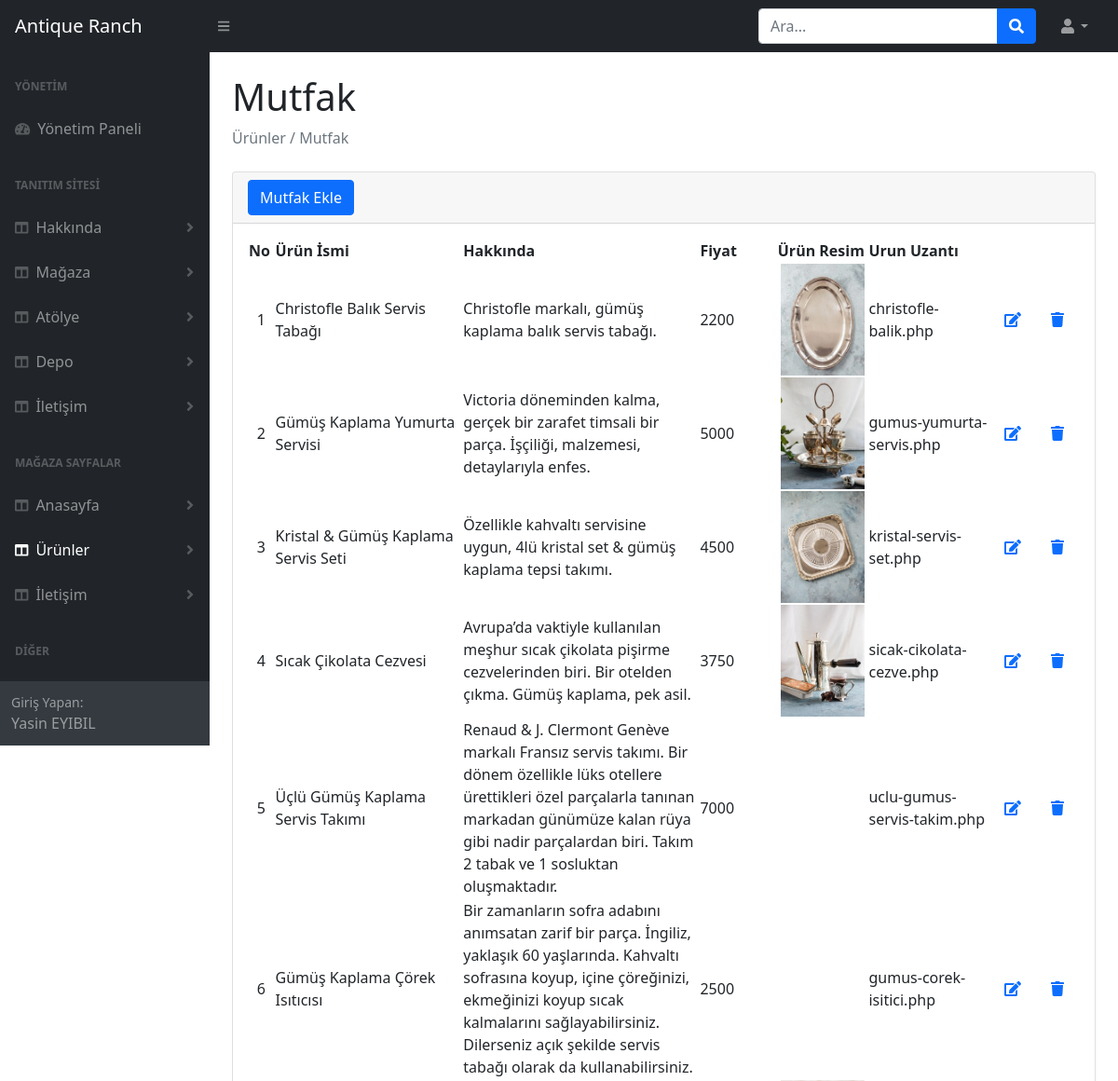
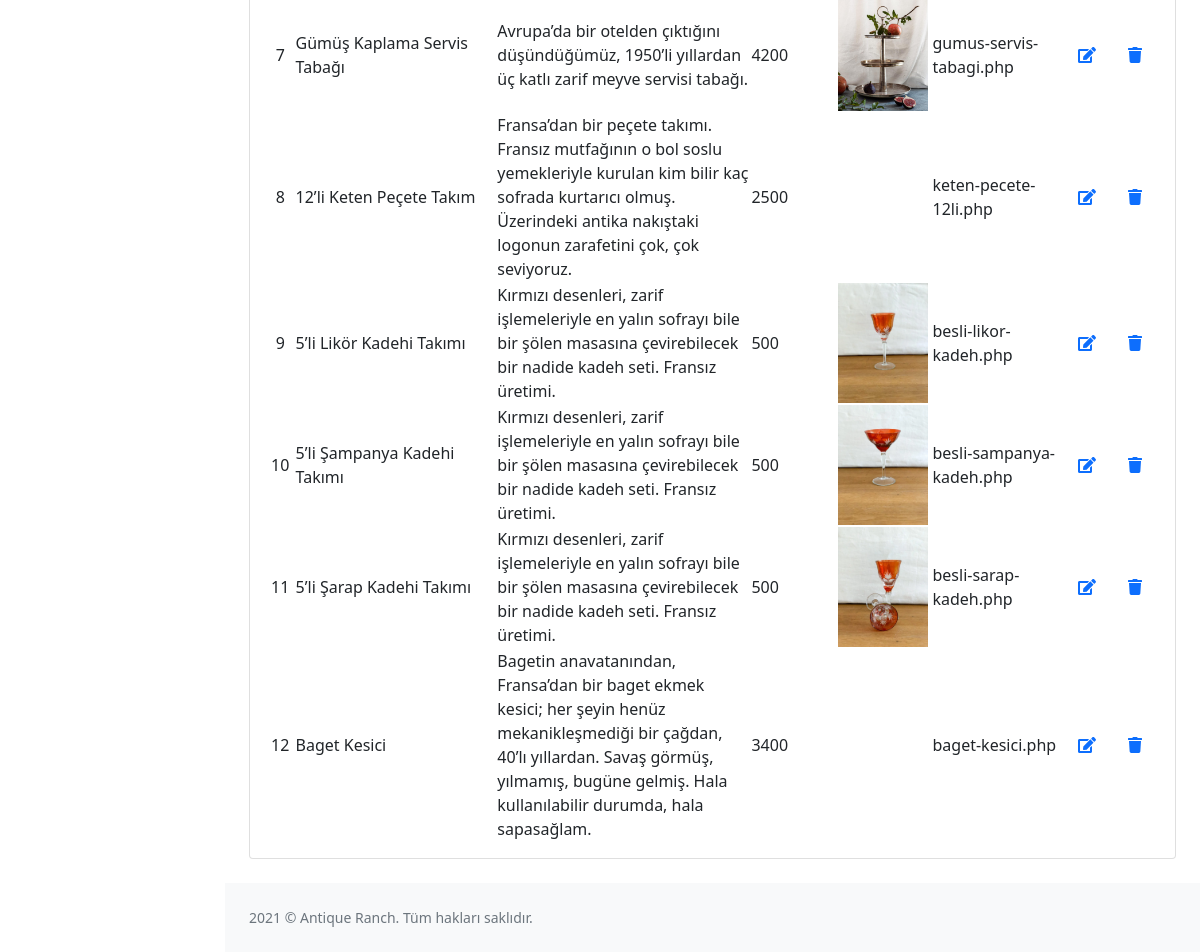
Screenshot of /magaza/admin/mutfakk.php (signed in) with the database file from the repository (2 pictures, top to bottom).
### tables this page shows
CREATE TABLE IF NOT EXISTS `kullanici` (
  `id` int(11) NOT NULL AUTO_INCREMENT,
  `ad` varchar(255) NOT NULL,
  `soyad` varchar(255) NOT NULL,
  `mail` varchar(255) NOT NULL,
  `password` varchar(255) NOT NULL,
  `yetki` int(255) NOT NULL DEFAULT '0',
  PRIMARY KEY (`id`)
);

CREATE TABLE IF NOT EXISTS `mutfakk` (
  `id` int(11) NOT NULL AUTO_INCREMENT,
  `product_name` varchar(255) NOT NULL,
  `detail` varchar(1000) NOT NULL,
  `price` varchar(255) NOT NULL,
  `img_url` varchar(255) NOT NULL,
  `link_url` varchar(255) NOT NULL,
  PRIMARY KEY (`id`)
);

### magaza/lib/setting.php (called while the page is built, shortened)
<?php
try{
    $DBConnection= new PDO("mysql:host=localhost;dbname=magaza;charset=utf8",'root', '');
}
catch(PDOException $e){
    echo $e->getMessage();
}
if(isset($_SESSION['Kullanici'])){
    $kullanicibilgiler = $DBConnection->prepare("SELECT * FROM kullanici WHERE mail = ? LIMIT 1");
    $kullanicibilgiler->execute([$_SESSION['Kullanici']]);
    $kullanicibilgilerSayisi = $kullanicibilgiler->rowCount();
    $kullanicibilgi = $kullanicibilgiler->fetch(PDO::FETCH_ASSOC);
    if($kullanicibilgilerSayisi > 0){
        $kullaniciadi= $kullanicibilgi['ad'];
        $kullanicisoyad= $kullanicibilgi['soyad'];
    }
}
?>

### magaza/admin/mutfakk.php (the view)
<?php
    $sayfa="Mutfak";
    include "inc/ahead.php";
?>
                <main>
                    <div class="container-fluid px-4">
                        <h1 class="mt-4"><?=$sayfa?></h1>
                        <ol class="breadcrumb mb-4">
                            <li class="breadcrumb-item active">Ürünler / <?=$sayfa?></li>
                        </ol>
                        <div class="card mb-4">
                            <div class="card-header">
                                <a href="mutfakekle.php" class="btn btn-primary">Mutfak Ekle</a>
                            </div>
                            <div class="card-body">
                                <table  id="datatablesSimple" enctype="multipart/form-data">
                                    <thead>
                                        <tr>
                                            <th>No</th>
                                            <th>Ürün İsmi</th>
                                            <th>Hakkında</th>
                                            <th>Fiyat</th>
                                            <th>Ürün Resim</th>
                                            <th>Urun Uzantı</th>
                                            <th colspan="3"></th>
                                        </tr>
                                    </thead>
                                    <tbody>
                                        <?php
                                            $sorgu=$db->prepare("select * from mutfakk");
                                            $sorgu->execute();
                                            while ($sonuc=$sorgu->fetch())
                                                {
                                            ?>
                                            <tr>
                                                <td width="30" class="text-center"><?= $sonuc["id"]?></td>
                                                <td width="250"><?= $sonuc["product_name"]?></td>
                                                <td width="300"><?= $sonuc["detail"]?></td>
                                                <td width="100"><?= $sonuc["price"]?></td>
                                                <td width="100" class="text-center"><img src="../image/urunler/<?= $sonuc["img_url"]?>" width="90" alt=""></td>
                                                <td width="150"><?= $sonuc["link_url"]?></td>
                                                <td width="60" class="text-center"><a href="mutfakguncelle.php?id=<?= $sonuc["id"]?>">
                                                    <span class="fa fa-edit"></span>
                                                </a></td>
                                                <td width="60" class="text-center">
                                                    <a href="sil.php?id=<?= $sonuc["id"] ?>&tablo=mutfakk">
                                                        <span class="fa fa-trash"></span>
                                                    </a>
                                                </td>
                                            </tr>
                                        <?php } ?>
                                    </tbody>
                                </table>
                            </div>
                        </div>
                    </div>
                </main>
<?php
    include "inc/footer.php";
?>

### magaza/admin/inc/ahead.php (shortened to what this page needs)
<!DOCTYPE html>
<html lang="tr">
    <head>
        <link href="https://cdn.jsdelivr.net/npm/simple-datatables@latest/dist/style.css" rel="stylesheet" />
        <link href="css/styles.css" rel="stylesheet" />
    </head>
    <body class="sb-nav-fixed">
        <nav class="sb-topnav navbar navbar-expand navbar-dark bg-dark">
            <a class="navbar-brand ps-3" href="index.php">Antique Ranch</a>
            <button class="btn btn-link btn-sm order-1 order-lg-0 me-4 me-lg-0" id="sidebarToggle" href="#!"><i class="fas fa-bars"></i></button>
            <form class="d-none d-md-inline-block form-inline ms-auto me-0 me-md-3 my-2 my-md-0">
                <div class="input-group">
                    <input class="form-control" type="text" placeholder="Ara..." aria-label="Ara..." aria-describedby="btnNavbarSearch" />
                    <button class="btn btn-primary" id="btnNavbarSearch" type="button"><i class="fas fa-search"></i></button>
                </div>
            </form>
            <ul class="navbar-nav ms-auto ms-md-0 me-3 me-lg-4">
                <li class="nav-item dropdown">
                    <a class="nav-link dropdown-toggle" id="navbarDropdown" href="#" role="button" data-bs-toggle="dropdown" aria-expanded="false"><i class="fas fa-user fa-fw"></i></a>
                </li>
            </ul>
        </nav>
        <div id="layoutSidenav">
            <div id="layoutSidenav_nav">
                <nav class="sb-sidenav accordion sb-sidenav-dark" id="sidenavAccordion">
                    <div class="sb-sidenav-menu">
                        <div class="nav">
                            <div class="sb-sidenav-menu-heading">Yönetim</div>
                            <a class="nav-link" href="index.php">
                                <div class="sb-nav-link-icon"><i class="fas fa-tachometer-alt"></i></div>
                                Yönetim Paneli
                            </a>
                            <div class="sb-sidenav-menu-heading">Tanıtım sitesi</div>
                            <a class="nav-link collapsed <?= $sayfa=="Hakkında Metin"?"active":"" ?> " href="#" data-bs-toggle="collapse" data-bs-target="#hakkinda" aria-expanded="false" aria-controls="urun">
                                <div class="sb-nav-link-icon"><i class="fas fa-columns"></i></div>
                                Hakkında
                                <div class="sb-sidenav-collapse-arrow"><i class="fas fa-angle-down"></i></div>
                            </a>
                            <a class="nav-link collapsed <?= $sayfa=="Mağaza Metin"?"active":"" ?> <?= $sayfa=="Mağaza Resim"?"active":"" ?>" href="#" data-bs-toggle="collapse" data-bs-target="#magaza" aria-expanded="false" aria-controls="urun">
                                <div class="sb-nav-link-icon"><i class="fas fa-columns"></i></div>
                                Mağaza
                                <div class="sb-sidenav-collapse-arrow"><i class="fas fa-angle-down"></i></div>
                            </a>
                            <a class="nav-link collapsed <?= $sayfa=="Atölye"?"active":""?><?= $sayfa=="Atölye Resim"?"active":"" ?>" href="#" data-bs-toggle="collapse" data-bs-target="#atolye" aria-expanded="false" aria-controls="urun">
                                <div class="sb-nav-link-icon"><i class="fas fa-columns"></i></div>
                                Atölye
                                <div class="sb-sidenav-collapse-arrow"><i class="fas fa-angle-down"></i></div>
                            </a>
                            <a class="nav-link collapsed <?= $sayfa=="Depo"?"active":"" ?> <?= $sayfa=="Depo Resim"?"active":"" ?>" href="#" data-bs-toggle="collapse" data-bs-target="#depo" aria-expanded="false" aria-controls="urun">
                                <div class="sb-nav-link-icon"><i class="fas fa-columns"></i></div>
                                Depo
                                <div class="sb-sidenav-collapse-arrow"><i class="fas fa-angle-down"></i></div>
                            </a>
                            <a class="nav-link collapsed <?= $sayfa=="Tiletişim"?"active":"" ?>" href="#" data-bs-toggle="collapse" data-bs-target="#tiletisim" aria-expanded="false" aria-controls="urun">
                                <div class="sb-nav-link-icon"><i class="fas fa-columns"></i></div>
                                İletişim
                                <div class="sb-sidenav-collapse-arrow"><i class="fas fa-angle-down"></i></div>
                            </a>
                            <div class="sb-sidenav-menu-heading">Mağaza Sayfalar</div>
                            <a class="nav-link collapsed <?= $sayfa=="Anasayfa"?"active":"" ?>" href="#" data-bs-toggle="collapse" data-bs-target="#collapseLayouts" aria-expanded="false" aria-controls="collapseLayouts">
                                <div class="sb-nav-link-icon"><i class="fas fa-columns"></i></div>
                                Anasayfa
                                <div class="sb-sidenav-collapse-arrow"><i class="fas fa-angle-down"></i></div>
                            </a>
                            <a class="nav-link collapsed <?= $sayfa=="Mutfak"?"active":""?> <?= $sayfa=="Obje"?"active":""?> <?=$sayfa=="Keten"?"active":""?> <?=$sayfa=="İpek"?"active":""?> " href="#" data-bs-toggle="collapse" data-bs-target="#urun" aria-expanded="false" aria-controls="urun">
                            <div class="sb-nav-link-icon"><i class="fas fa-columns"></i></div>
                                Ürünler
                                <div class="sb-sidenav-collapse-arrow"><i class="fas fa-angle-down"></i></div>
                            </a>
                            <a class="nav-link collapsed <?= $sayfa=="İletişim"?"active":"" ?>" href="#" data-bs-toggle="collapse" data-bs-target="#iletisim" aria-expanded="false" aria-controls="urun">
                                <div class="sb-nav-link-icon"><i class="fas fa-columns"></i></div>
                                İletişim
                                <div class="sb-sidenav-collapse-arrow"><i class="fas fa-angle-down"></i></div>
                            </a>
                            <div class="sb-sidenav-menu-heading">Diğer</div>
                            <a class="nav-link collapsed <?= $sayfa=="Kullanıcılar"?"active":"" ?>" href="#" data-bs-toggle="collapse" data-bs-target="#kullanici" aria-expanded="false" aria-controls="urun">
                            </a>
                        </div>
                    </div>
                    <div class="sb-sidenav-footer">
                        <div class="small">Giriş Yapan:</div>
                    <?php
                    include '../lib/setting.php';
                        if(isset($_SESSION['Kullanici'])){
                            echo $kullaniciadi ." ". $kullanicisoyad;
                        }
                    ?>
                    </div>
                </nav>
            </div>
            <div id="layoutSidenav_content">

### rows the page displays
kullanici: ad "Yasin", soyad "EYIBIL"
mutfakk: id "1", product_name "Christofle Balık Servis Tabağı", detail "Christofle markalı, gümüş kaplama balık servis tabağı.", price "2200", img_url (picture), link_url "christofle-balik.php"
mutfakk: id "2", product_name "Gümüş Kaplama Yumurta Servisi", detail "Victoria döneminden kalma, gerçek bir zarafet timsali bir parça. İşçiliği, malzemesi, detaylarıyla enfes.", price "5000", img_url (picture), link_url "gumus-yumurta-servis.php"
mutfakk: id "3", product_name "Kristal & Gümüş Kaplama Servis Seti", detail "Özellikle kahvaltı servisine uygun, 4lü kristal set & gümüş kaplama tepsi takımı.", price "4500", img_url (picture), link_url "kristal-servis-set.php"
mutfakk: id "4", product_name "Sıcak Çikolata Cezvesi", detail "Avrupa’da vaktiyle kullanılan meşhur sıcak çikolata pişirme cezvelerinden biri. Bir otelden çıkma. Gümüş kaplama, pek asil.", price "3750", img_url (picture), link_url "sicak-cikolata-cezve.php"
mutfakk: id "5", product_name "Üçlü Gümüş Kaplama Servis Takımı", detail "Renaud & J. Clermont Genève markalı Fransız servis takımı. Bir dönem özellikle lüks otellere ürettikleri özel parçalarla tanınan markadan günümüze kalan rüya gibi nadir parçalardan biri. Takım 2 tabak ve 1 sosluktan oluşmaktadır.", price "7000", link_url "uclu-gumus-servis-takim.php"
mutfakk: id "6", product_name "Gümüş Kaplama Çörek Isıtıcısı", detail "Bir zamanların sofra adabını anımsatan zarif bir parça. İngiliz, yaklaşık 60 yaşlarında. Kahvaltı sofrasına koyup, içine çöreğinizi, ekmeğinizi koyup sıcak kalmalarını sağlayabilirsiniz. Dilerseniz açık şekilde servis tabağı olarak da kullanabilirsiniz.", price "2500", link_url "gumus-corek-isitici.php"
mutfakk: id "7", product_name "Gümüş Kaplama Servis Tabağı", detail "Avrupa’da bir otelden çıktığını düşündüğümüz, 1950’li yıllardan üç katlı zarif meyve servisi tabağı.", price "4200", img_url (picture), link_url "gumus-servis-tabagi.php"
mutfakk: id "8", product_name "12’li Keten Peçete Takım", detail "Fransa’dan bir peçete takımı. Fransız mutfağının o bol soslu yemekleriyle kurulan kim bilir kaç sofrada kurtarıcı olmuş. Üzerindeki antika nakıştaki logonun zarafetini çok, çok seviyoruz.", price "2500", link_url "keten-pecete-12li.php"
mutfakk: id "9", product_name "5’li Likör Kadehi Takımı", detail "Kırmızı desenleri, zarif işlemeleriyle en yalın sofrayı bile bir şölen masasına çevirebilecek bir nadide kadeh seti. Fransız üretimi.", price "500", img_url (picture), link_url "besli-likor-kadeh.php"
mutfakk: id "10", product_name "5’li Şampanya Kadehi Takımı", detail "Kırmızı desenleri, zarif işlemeleriyle en yalın sofrayı bile bir şölen masasına çevirebilecek bir nadide kadeh seti. Fransız üretimi.", price "500", img_url (picture), link_url "besli-sampanya-kadeh.php"
mutfakk: id "11", product_name "5’li Şarap Kadehi Takımı", detail "Kırmızı desenleri, zarif işlemeleriyle en yalın sofrayı bile bir şölen masasına çevirebilecek bir nadide kadeh seti. Fransız üretimi.", price "500", img_url (picture), link_url "besli-sarap-kadeh.php"
mutfakk: id "12", product_name "Baget Kesici", detail "Bagetin anavatanından, Fransa’dan bir baget ekmek kesici; her şeyin henüz mekanikleşmediği bir çağdan, 40’lı yıllardan. Savaş görmüş, yılmamış, bugüne gelmiş. Hala kullanılabilir durumda, hala sapasağlam.", price "3400", link_url "baget-kesici.php"

### other values shown
$sayfa "Mutfak"
